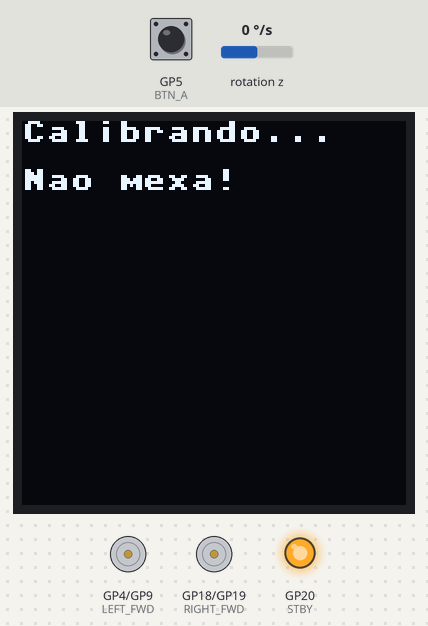
A program run on a simulated Raspberry Pi Pico running MicroPython. On the bench: 128×128 one-colour display, motor-driver pin pairs drawn as motors (green arrow = first pin HIGH = forward, orange = second pin HIGH = backward, longer = more drive, scaled by the enable pin, stopped while the standby pin is LOW), output pins drawn as LEDs (lit = HIGH). The inputs (shaded band) are chosen by the test bench; at power-on: GP5 (BTN_A) HIGH, rotation z 0 °/s. What the program prints to the serial console is not drawn. At 17.2 s the program stops and its outputs stay as they are.

Above: at 1.2 s.
1.3 s: GP5 (BTN_A) pulled LOW for 1 s
At 3.9 s:
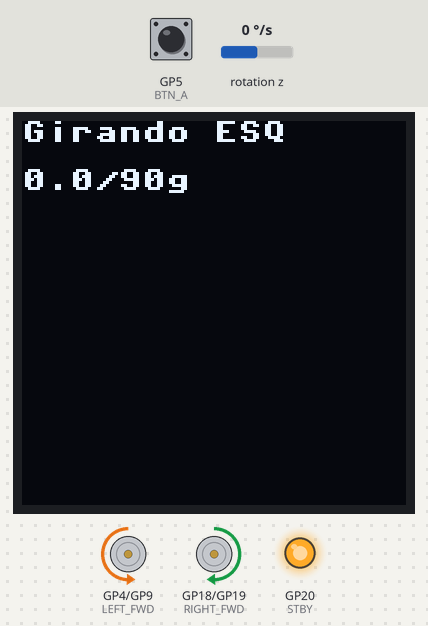
4.2 s: rotation z set to 27 °/s
At 4.38 s:
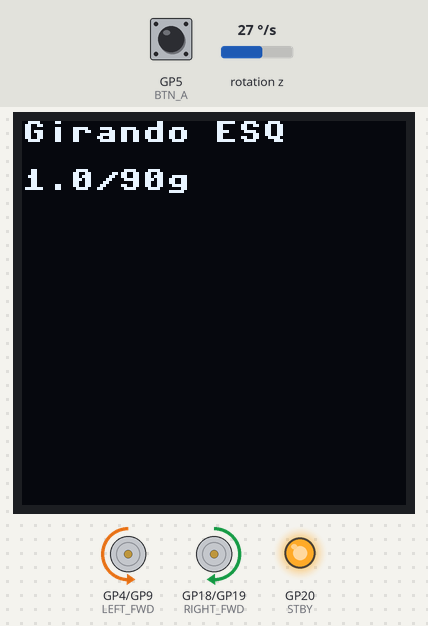
5.7 s: rotation z set to 33 °/s
At 8.6 s:
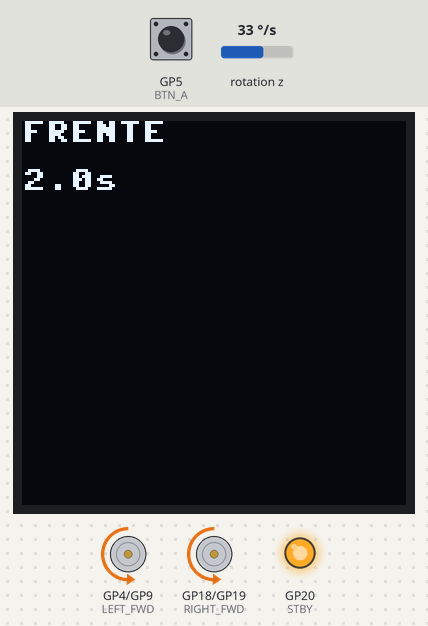
8.7 s: rotation z set to -192 °/s
At 11.6 s:
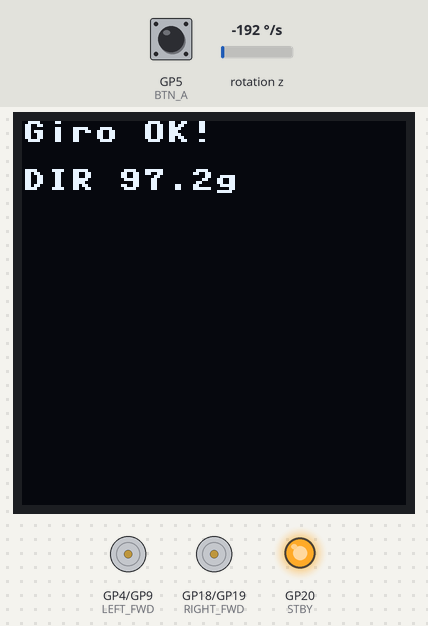
11.7 s: rotation z set to 100 °/s
At 18.2 s:
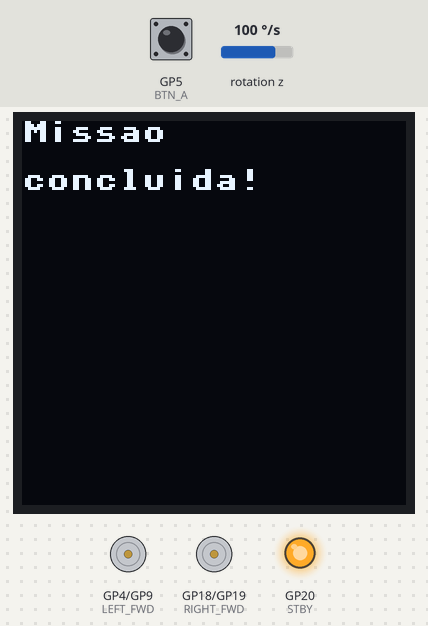
Timing chart, 0 to 18.7 s (numbered marks = the images above; inputs shaded):
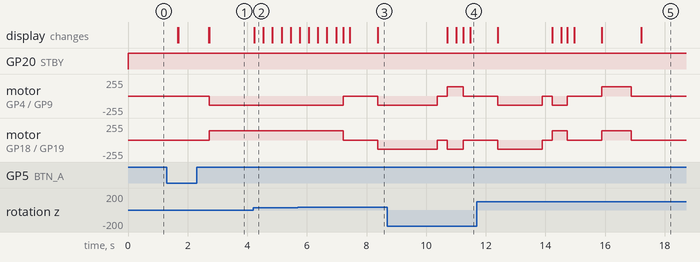

The program:

Controle_giro.py
```python
from machine import Pin, PWM, I2C
from time import sleep, sleep_ms, ticks_ms, ticks_diff
import framebuf

# ============================================================
# I2C
# ============================================================
i2c_mpu  = I2C(0, sda=Pin(0), scl=Pin(1), freq=400_000)
i2c_oled = I2C(1, sda=Pin(2), scl=Pin(3), freq=400_000)

# ============================================================
# OLED SH1107
# ============================================================
class SH1107(framebuf.FrameBuffer):
    def __init__(self, width, height, i2c, addr=0x3C):
        self.width  = width
        self.height = height
        self.i2c    = i2c
        self.addr   = addr
        self.pages  = height // 8
        self.buffer = bytearray(self.pages * width)
        super().__init__(self.buffer, width, height, framebuf.MONO_VLSB)
        self._init_display()

    def _cmd(self, cmd):
        self.i2c.writeto(self.addr, bytearray([0x80, cmd]))

    def _data(self, data):
        self.i2c.writeto(self.addr, b'\x40' + data)

    def _init_display(self):
        for c in [0xAE,0xDC,0x00,0x81,0x80,0xA0,0xC0,0xA4,0xA6,
                  0xA8,self.height-1,0xD3,0x00,0xD5,0x50,
                  0xD9,0x22,0xDB,0x35,0xAD,0x8A,0xAF]:
            self._cmd(c)
        self.fill(0)
        self.show()

    def show(self):
        for page in range(self.pages):
            self._cmd(0xB0 | page)
            self._cmd(0x00)
            self._cmd(0x10)
            s = self.width * page
            self._data(self.buffer[s:s + self.width])

    def msg(self, l0="", l1="", l2="", l3=""):
        self.fill(0)
        self.text(l0[:16], 0,  0)
        self.text(l1[:16], 0, 16)
        self.text(l2[:16], 0, 32)
        self.text(l3[:16], 0, 48)
        self.show()

# ============================================================
# MPU6050
# ============================================================
class MPU6050:
    def __init__(self, i2c, addr=0x68):
        self.i2c  = i2c
        self.addr = addr
        self.i2c.writeto_mem(addr, 0x6B, b'\x00')
        self.i2c.writeto_mem(addr, 0x1B, b'\x00')
        self.offset_z = 0.0

    def _raw(self, reg):
        d = self.i2c.readfrom_mem(self.addr, reg, 2)
        v = (d[0] << 8) | d[1]
        return (v - 65536 if v > 32767 else v) / 131.0

    def gz(self):
        return self._raw(0x47) - self.offset_z

    def calibrate(self, n=300):
        s = 0.0
        for _ in range(n):
            s += self._raw(0x47)
            sleep_ms(5)
        self.offset_z = s / n

# ============================================================
# MOTORES
# ============================================================
LEFT_FWD = Pin(4,  Pin.OUT)
LEFT_BWD = Pin(9,  Pin.OUT)
LEFT_PWM = PWM(Pin(8));  LEFT_PWM.freq(1000)

RIGHT_FWD = Pin(18, Pin.OUT)
RIGHT_BWD = Pin(19, Pin.OUT)
RIGHT_PWM = PWM(Pin(16)); RIGHT_PWM.freq(1000)

STBY = Pin(20, Pin.OUT)
STBY.value(1)

SPEED_GIRO = 35_000

def stop():
    LEFT_FWD.value(0);  LEFT_BWD.value(0);  LEFT_PWM.duty_u16(0)
    RIGHT_FWD.value(0); RIGHT_BWD.value(0); RIGHT_PWM.duty_u16(0)

def pivot_esq(d):
    LEFT_FWD.value(0);  LEFT_BWD.value(1);  LEFT_PWM.duty_u16(d)
    RIGHT_FWD.value(1); RIGHT_BWD.value(0); RIGHT_PWM.duty_u16(d)

def pivot_dir(d):
    LEFT_FWD.value(1);  LEFT_BWD.value(0);  LEFT_PWM.duty_u16(d)
    RIGHT_FWD.value(0); RIGHT_BWD.value(1); RIGHT_PWM.duty_u16(d)

# ============================================================
# INIT
# ============================================================
oled = SH1107(128, 64, i2c_oled)
mpu  = MPU6050(i2c_mpu)

oled.msg("Calibrando...", "Nao mexa!", "", "")
mpu.calibrate()
oled.msg("OK!", "Pressione A", "p/ iniciar", "")

BTN_A = Pin(5, Pin.IN, Pin.PULL_UP)
while BTN_A.value() == 1:
    sleep_ms(50)

# ============================================================
# FUNÇÃO GENÉRICA DE GIRO
# direcao: "L" ou "R"
# ============================================================
def girar(graus, direcao):
    label = "ESQ" if direcao == "L" else "DIR"
    oled.msg("Girando {}".format(label),
             "{:.0f} graus".format(graus), "", "")

    acumulado = 0.0
    t_ant = ticks_ms()
    sleep_ms(10)  # descarta dt inicial

    while acumulado < graus:
        agora = ticks_ms()
        dt = min(ticks_diff(agora, t_ant) / 1000.0, 0.05)
        t_ant = agora

        gz = mpu.gz()
        if abs(gz) < 0.8:
            gz = 0.0

        # gz positivo = esquerda neste sensor
        # para direita: gz será negativo, usamos abs para acumular
        if direcao == "L":
            acumulado += gz * dt
        else:
            acumulado -= gz * dt   # gz negativo ao girar direita → subtrai = positivo

        if direcao == "L":
            pivot_esq(SPEED_GIRO)
        else:
            pivot_dir(SPEED_GIRO)

        oled.msg("Girando {}".format(label),
                 "{:.1f}/{:.0f}g".format(acumulado, graus),
                 "", "")
        sleep_ms(10)

    stop()
    sleep_ms(200)
    oled.msg("Giro OK!", "{} {:.1f}g".format(label, acumulado), "", "")
    sleep_ms(600)

# ============================================================
# FUNÇÕES RETO E RÉ
# ============================================================
SPEED_RETO = 35_000

def frente(t):
    oled.msg("FRENTE", "{:.1f}s".format(t), "", "")
    LEFT_FWD.value(0);  LEFT_BWD.value(1);  LEFT_PWM.duty_u16(SPEED_RETO)
    RIGHT_FWD.value(0); RIGHT_BWD.value(1); RIGHT_PWM.duty_u16(SPEED_RETO)
    sleep(t)
    stop()

def re(t):
    oled.msg("RE", "{:.1f}s".format(t), "", "")
    LEFT_FWD.value(1);  LEFT_BWD.value(0);  LEFT_PWM.duty_u16(SPEED_RETO)
    RIGHT_FWD.value(1); RIGHT_BWD.value(0); RIGHT_PWM.duty_u16(SPEED_RETO)
    sleep(t)
    stop()

# ============================================================
# TRAJETO — 7 comandos
# ============================================================
oled.msg("Iniciando!", "", "", "")
sleep(1)

girar(90,  "L")      # 1. ESQ 90
sleep_ms(300)
frente(2.0)          # 2. FRENTE 2s
sleep_ms(300)
girar(90,  "R")      # 3. DIR 90
sleep_ms(300)
frente(1.5)          # 4. FRENTE 1.5s
sleep_ms(300)
girar(45,  "L")      # 5. ESQ 45
sleep_ms(300)
re(1.0)              # 6. RE 1s
sleep_ms(300)
stop()               # 7. PARA

oled.msg("Missao", "concluida!", "", "")
print("Missao concluida!")
```

Measured:
- the behaviour switches between 30 and 31 °/s on rotation z (found by bisection; images 2 and 3)
- after the input at 1.3 s, motor on GP4 (LEFT_FWD) / GP9 (LEFT_BWD): stopped → backward 136/255 after 1.4 s; motor on GP18 (RIGHT_FWD) / GP19 (RIGHT_BWD): stopped → forward 136/255 after 1.4 s; the display: first changes after 0.37 s (image 1 shows a later state)
- after the input at 4.2 s, the display: changes at once (image 2)
- after the input at 5.7 s, motor on GP4 (LEFT_FWD) / GP9 (LEFT_BWD): backward 136/255 → stopped after 1.5 s instead of 1.9 s; motor on GP18 (RIGHT_FWD) / GP19 (RIGHT_BWD): forward 136/255 → stopped after 1.5 s instead of 1.9 s
